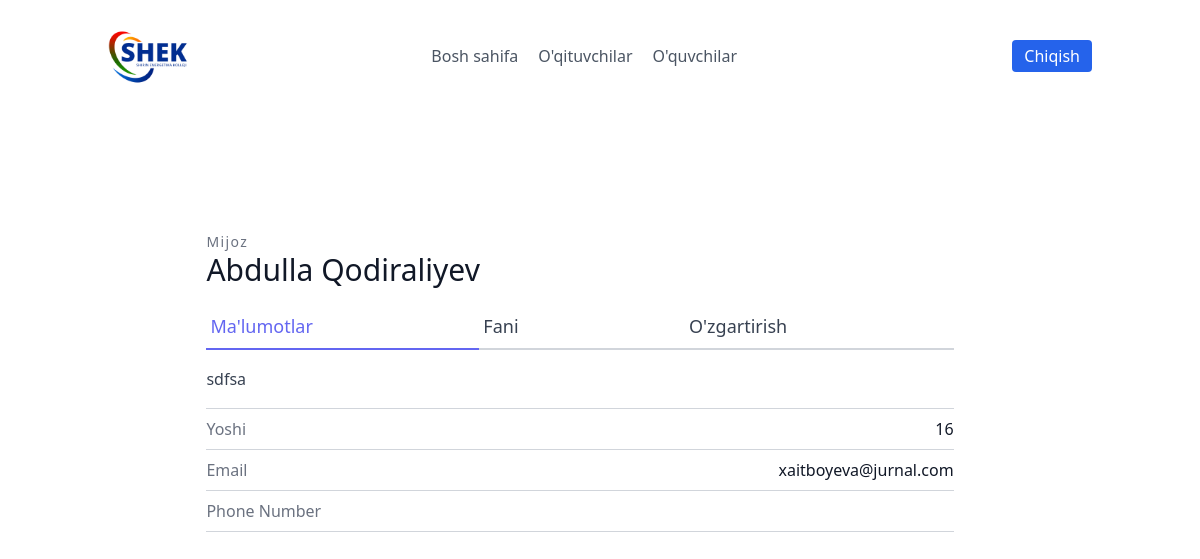
The app's page /leads/1/ (signed in) with its own data.
### leads/models.py (models this page shows, shortened)
class Lead(models.Model):
    ismi = models.CharField(max_length=20)
    familiyasi = models.CharField(max_length=20)
    yoshi = models.CharField(max_length=20)
    organisation = models.ForeignKey(UserProfile, on_delete=models.CASCADE)
    agent = models.ForeignKey("Agent", null=True, blank=True, on_delete=models.SET_NULL)
    category = models.ForeignKey("Category", related_name='leads', null=True,  blank=True, on_delete=models.SET_NULL)
    izoh = models.TextField()
    sana = models.DateTimeField(auto_now_add=True)
    email = models.EmailField()

### leads/views.py (the view)
# urls.py: path('<int:pk>/', LeadDetailView.as_view(), name="detallar"),
class LeadDetailView(OrganiserAndLoginRequiredMixin, DetailView):
    template_name = "leads/leads_detail.html"
    queryset = Lead.objects.all()
    context_object_name = "lead"

### agents/mixins.py (called while the page is built)
    def dispatch(self, request, *args, **kwargs):
        if not request.user.is_authenticated or not request.user.is_organisor:
            return redirect("login")
        return super().dispatch(request, *args, **kwargs)

### leads/templates/leads/leads_detail.html (shortened to what this page needs)
{% extends "base.html" %}
{% block content %}
<section class="text-gray-700 body-font overflow-hidden">
    <div class="container px-5 py-24 mx-auto">
      <div class="lg:w-4/5 mx-auto flex flex-wrap">
        <div class="w-full lg:pr-10 lg:py-6 mb-6 lg:mb-0">
            <h2 class="text-sm title-font text-gray-500 tracking-widest">Mijoz</h2>
            <h1 class="text-gray-900 text-3xl title-font font-medium mb-4">{{ lead.ismi }} {{ lead.familiyasi }}</h1>
            <div class="flex mb-4">
                <a href="{% url 'leads:detallar' lead.pk %}" class="flex-grow text-indigo-500 border-b-2 border-indigo-500 py-2 text-lg px-1">
                    Ma'lumotlar
                </a>
                <a href="{% url 'leads:lead-category-update' lead.pk %}" class="flex-grow border-b-2 border-gray-300 py-2 text-lg px-1">
                    Fani
                </a>
                <a href="{% url 'leads:update' lead.pk %}" class="flex-grow border-b-2 border-gray-300 py-2 text-lg px-1">
                    O'zgartirish
                </a>
            </div>
            <p class="leading-relaxed mb-4">{{ lead.izoh }}</p>
            <div class="flex border-t border-gray-300 py-2">
                <span class="text-gray-500">Yoshi</span>
                <span class="ml-auto text-gray-900">{{ lead.yoshi }}</span>
            </div>
            <div class="flex border-t border-gray-300 py-2">
                <span class="text-gray-500">Email</span>
                <span class="ml-auto text-gray-900">{{ lead.email }}</span>
            </div>
            <div class="flex border-t border-b mb-6 border-gray-300 py-2">
                <span class="text-gray-500">Phone Number</span>
            </div>
        </div>
      </div>
    </div>
  </section>
{% endblock content %}

### records on screen
Lead: ismi "Abdulla", familiyasi "Qodiraliyev", izoh "sdfsa", yoshi "16", email "xaitboyeva@jurnal.com"
